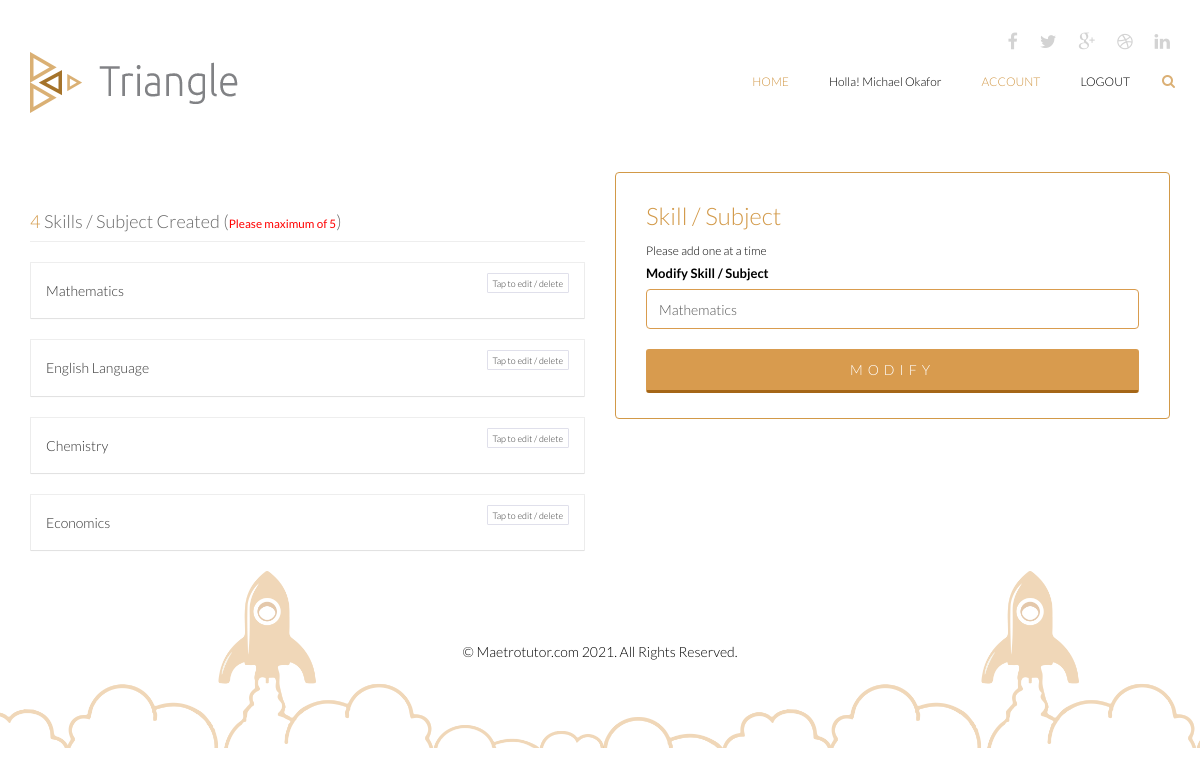
/editskill/1/update (signed in), run on an earlier commit of the app's database.
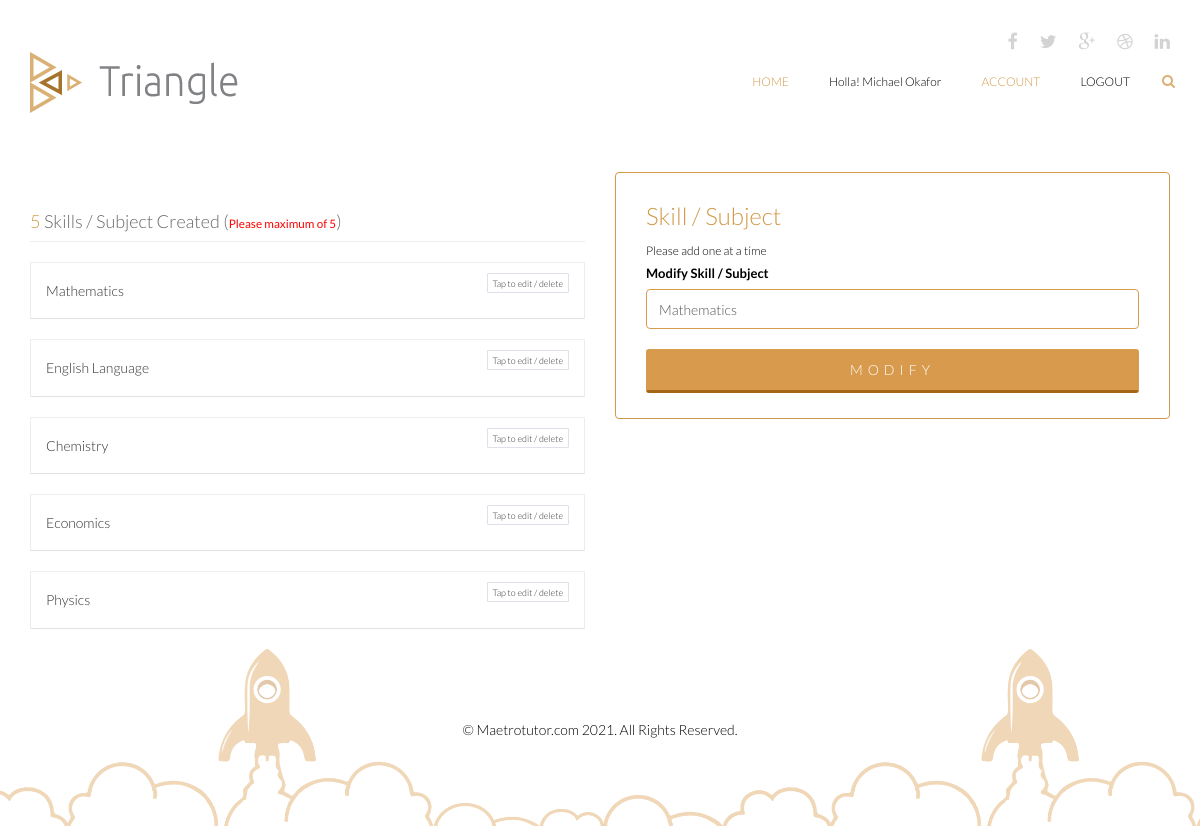
And on a later commit of the database.
### triangle/models.py (models this page shows)
class Skill(db.Model, UserMixin):
    id = db.Column(db.Integer, primary_key=True)
    skill_name = db.Column(db.String(255), nullable=True)
    email = db.Column(db.String(255), nullable=True)
    skill_status = db.Column(db.String(255), nullable=True, default= 0)
    created_at = db.Column(db.DateTime(), default=datetime.utcnow)
    updated_at = db.Column(db.DateTime())
    activated_status = db.Column(db.String(255), nullable=True, default= 0)
    active = db.Column(db.Boolean())
    confirmed_at = db.Column(db.DateTime())

### triangle/routes.py (the view)
@app.route('/editskill/<int:skill_id>/update',methods=['GET', 'POST'])
@login_required
def editskill(skill_id):
  skill = Skill.query.get(skill_id)
  form = EditSkillForm()
  skills = Skill.query.filter_by(email= current_user.email)
  if form.validate_on_submit():
    skill.skill_name = form.skill_name.data
    db.session.commit()
    flash(f'Updated Successfully !', 'success')
    return redirect (url_for('skill', skill_id = skill.id, email = current_user.email))
  elif request.method == 'GET':
    form.skill_name.data = skill.skill_name
  return render_template('editskill.html', title = 'Modified Successfully',  form=form, skills = skills)

### triangle/forms.py
class EditSkillForm(FlaskForm):
    skill_name = StringField('Modify Skill / Subject', validators=[DataRequired(), Length(min=3, max=50, message=('Please ensure to enter your skill / subject without abreviation'))])
    submit = SubmitField ('Modify')

### triangle/__init__.py (called while the page is built)
@login_manager.user_loader
def load_user(user_id):
	return User.query.get(int(user_id))

### triangle/templates/editskill.html (shortened to what this page needs)
{% extends 'layout/base.html' %}
{% block content %}
    <section id="portfolio-information" class="">
        <div class="container">
            <div class="row">
                <div class="col-sm-6">
 <div id="accordion-container">
                <h2 class="page-header" style="font-size: 18px"> <span style="color:#d29948"> {{skills.count()}} </span> Skills / Subject Created (<small style=" color:red">Please maximum of 5</small>)</h2>
                 {% for skill in skills %}
                <div class="panel-group" id="accordion">
                    <div class="panel panel-default">
                        <div class="panel-heading">
                            <h4 class="panel-title" style="display: flex; justify-content: space-between;">
                                <a data-toggle="collapse" data-parent="#accordion" href="#collapse{{skill.skill_name}}" >
                                   <h5 style="text-transform: capitalize;">{{skill.skill_name}}</h5>
                                </a>
                                 <a href="#collapse{{skill.skill_name}}" data-toggle="collapse" style="font-size: 9px ; border:1px solid #e0e0eb; height: 20px;padding:5px 5px; border-radius: 1px">Tap to edit / delete</a>
                            </h4>
                        </div>
                    </div>
                </div>
                 {% endfor %}
            </div>
                </div>
                <div class="col-sm-6">
                     <div class="card border-1 shadow-sm" style="border: 1px solid #d29948; padding:10px 30px; border-radius:4px; margin-top: 2 0px">
                        <h2 style="color:#d29948; ma">Skill / Subject </h2>
                        <small>Please add one at a time </small>
                          <form  method="post" action=""  accept-charset="UTF-8" autocomplete="off">
                             <div class="form-group">
                                    {{ form.skill_name.label(class="form-label", style="font-size:13px;") }}
                                        {% if form.skill_name.errors %}
                                        {{ form.skill_name(class="form-control is-invalid") }}
                                          <ul class="errors">
                                            {% for error in form.skill_name.errors %}
                                              <li>{{ error }}</li>
                                            {% endfor %}
                                          </ul>
                                          {% else %}
                                           {{ form.skill_name(class="form-control",  autocomplete="off", id="md-phone") }}
                                    {% endif %}
                            </div>
                            <div class="form-group">
                                {{ form.submit(class="btn btn-submit", autocomplete="off", id="md-phone") }}
                            </div>
                        </form>
                    </div>
                </div>
            </div>
        </div>
    </section>
   {% endblock %}

What changed in the data, as far as the page shows it:
added Skill: skill_name "Physics"
Also different on the page:
{{ skills.count() }}: "4" → "5"
